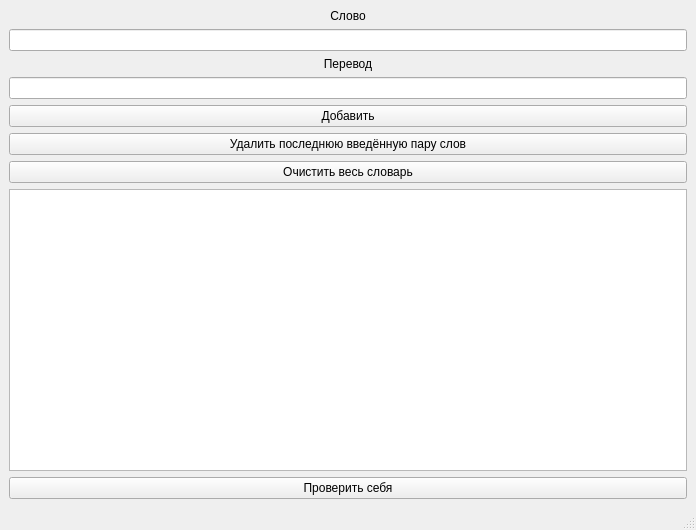
<?xml version="1.0" encoding="UTF-8"?>
<ui version="4.0">
 <class>MainWindow</class>
 <widget class="QMainWindow" name="MainWindow">
  <property name="geometry">
   <rect>
    <x>0</x>
    <y>0</y>
    <width>696</width>
    <height>530</height>
   </rect>
  </property>
  <property name="windowTitle">
   <string>MainWindow</string>
  </property>
  <widget class="QWidget" name="centralwidget">
   <layout class="QGridLayout" name="gridLayout">
    <item row="0" column="0">
     <layout class="QVBoxLayout" name="verticalLayout_3">
      <item>
       <layout class="QVBoxLayout" name="verticalLayout">
        <item>
         <widget class="QLabel" name="label">
          <property name="text">
           <string>Слово</string>
          </property>
          <property name="alignment">
           <set>Qt::AlignCenter</set>
          </property>
         </widget>
        </item>
        <item>
         <widget class="QLineEdit" name="enter_word"/>
        </item>
       </layout>
      </item>
      <item>
       <layout class="QVBoxLayout" name="verticalLayout_2">
        <item>
         <widget class="QLabel" name="label_2">
          <property name="text">
           <string>Перевод</string>
          </property>
          <property name="alignment">
           <set>Qt::AlignCenter</set>
          </property>
         </widget>
        </item>
        <item>
         <widget class="QLineEdit" name="enter_translate"/>
        </item>
       </layout>
      </item>
      <item>
       <widget class="QPushButton" name="add_button">
        <property name="text">
         <string>Добавить</string>
        </property>
       </widget>
      </item>
      <item>
       <widget class="QPushButton" name="remove_last_button">
        <property name="text">
         <string>Удалить последнюю введённую пару слов</string>
        </property>
       </widget>
      </item>
      <item>
       <widget class="QPushButton" name="clear_all_button">
        <property name="text">
         <string>Очистить весь словарь</string>
        </property>
       </widget>
      </item>
      <item>
       <widget class="QTextBrowser" name="textBrowser"/>
      </item>
      <item>
       <widget class="QPushButton" name="test_button">
        <property name="text">
         <string>Проверить себя</string>
        </property>
       </widget>
      </item>
     </layout>
    </item>
   </layout>
  </widget>
  <widget class="QStatusBar" name="statusbar"/>
 </widget>
 <resources/>
 <connections/>
</ui>
